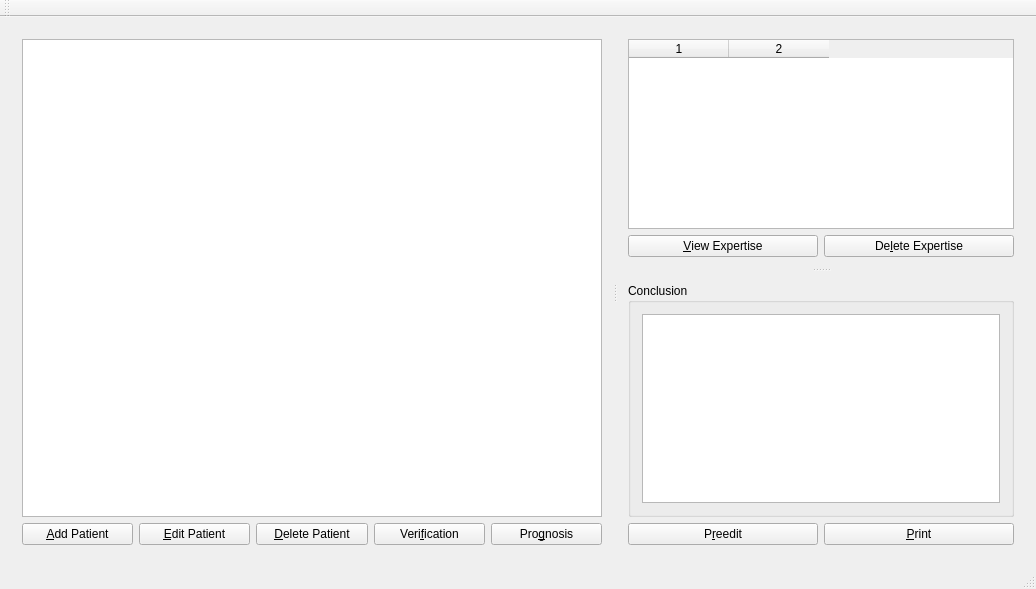
<?xml version="1.0" encoding="UTF-8"?>
<ui version="4.0">
 <class>MainWindow</class>
 <widget class="QMainWindow" name="MainWindow">
  <property name="geometry">
   <rect>
    <x>0</x>
    <y>0</y>
    <width>1036</width>
    <height>589</height>
   </rect>
  </property>
  <property name="windowTitle">
   <string>Administrative Section</string>
  </property>
  <property name="windowIcon">
   <iconset resource="LaboratoryAlgorithm.qrc">
    <normaloff>:/Images/SurlyDexter.png</normaloff>:/Images/SurlyDexter.png</iconset>
  </property>
  <widget class="QWidget" name="centralWidget">
   <layout class="QVBoxLayout" name="verticalLayout_5">
    <item>
     <widget class="QSplitter" name="splitter_2">
      <property name="orientation">
       <enum>Qt::Horizontal</enum>
      </property>
      <widget class="QWidget" name="layoutWidget">
       <layout class="QVBoxLayout" name="verticalLayout">
        <item>
         <widget class="PatientTableView" name="patientTableView">
          <property name="alternatingRowColors">
           <bool>true</bool>
          </property>
         </widget>
        </item>
        <item>
         <layout class="QHBoxLayout" name="horizontalLayout">
          <item>
           <widget class="QPushButton" name="addPatientPushButton">
            <property name="text">
             <string>&amp;Add Patient</string>
            </property>
           </widget>
          </item>
          <item>
           <widget class="QPushButton" name="editPatientPushButton">
            <property name="text">
             <string>&amp;Edit Patient</string>
            </property>
           </widget>
          </item>
          <item>
           <widget class="QPushButton" name="deletePatientPushButton">
            <property name="text">
             <string>&amp;Delete Patient</string>
            </property>
           </widget>
          </item>
          <item>
           <widget class="QPushButton" name="verificationPushButton">
            <property name="text">
             <string>Veri&amp;fication</string>
            </property>
           </widget>
          </item>
          <item>
           <widget class="QPushButton" name="prognosisPushButton">
            <property name="text">
             <string>Pro&amp;gnosis</string>
            </property>
           </widget>
          </item>
         </layout>
        </item>
       </layout>
      </widget>
      <widget class="QSplitter" name="splitter">
       <property name="orientation">
        <enum>Qt::Vertical</enum>
       </property>
       <widget class="QWidget" name="layoutWidget">
        <layout class="QVBoxLayout" name="verticalLayout_2">
         <item>
          <widget class="QTableWidget" name="expertiseTableWidget">
           <property name="alternatingRowColors">
            <bool>true</bool>
           </property>
           <property name="selectionBehavior">
            <enum>QAbstractItemView::SelectRows</enum>
           </property>
           <property name="columnCount">
            <number>2</number>
           </property>
           <column/>
           <column/>
          </widget>
         </item>
         <item>
          <layout class="QHBoxLayout" name="horizontalLayout_2">
           <item>
            <widget class="QPushButton" name="viewExpertisePushButton">
             <property name="text">
              <string>&amp;View Expertise</string>
             </property>
            </widget>
           </item>
           <item>
            <widget class="QPushButton" name="deleteExpertisePushButton">
             <property name="text">
              <string>De&amp;lete Expertise</string>
             </property>
            </widget>
           </item>
          </layout>
         </item>
        </layout>
       </widget>
       <widget class="QWidget" name="layoutWidget">
        <layout class="QVBoxLayout" name="verticalLayout_4">
         <item>
          <widget class="QGroupBox" name="conclusionGroupBox">
           <property name="title">
            <string>Conclusion</string>
           </property>
           <layout class="QVBoxLayout" name="verticalLayout_3">
            <item>
             <widget class="QTextEdit" name="conclusionTextEdit">
              <property name="readOnly">
               <bool>true</bool>
              </property>
              <property name="textInteractionFlags">
               <set>Qt::TextSelectableByMouse</set>
              </property>
             </widget>
            </item>
           </layout>
          </widget>
         </item>
         <item>
          <layout class="QHBoxLayout" name="horizontalLayout_3">
           <item>
            <widget class="QPushButton" name="preeditPushButton">
             <property name="text">
              <string>P&amp;reedit</string>
             </property>
            </widget>
           </item>
           <item>
            <widget class="QPushButton" name="printPushButton">
             <property name="text">
              <string>&amp;Print</string>
             </property>
            </widget>
           </item>
          </layout>
         </item>
        </layout>
       </widget>
      </widget>
     </widget>
    </item>
   </layout>
  </widget>
  <widget class="QMenuBar" name="menuBar">
   <property name="geometry">
    <rect>
     <x>0</x>
     <y>0</y>
     <width>1036</width>
     <height>21</height>
    </rect>
   </property>
  </widget>
  <widget class="QToolBar" name="mainToolBar">
   <attribute name="toolBarArea">
    <enum>TopToolBarArea</enum>
   </attribute>
   <attribute name="toolBarBreak">
    <bool>false</bool>
   </attribute>
  </widget>
  <widget class="QStatusBar" name="statusBar"/>
 </widget>
 <layoutdefault spacing="6" margin="11"/>
 <customwidgets>
  <customwidget>
   <class>PatientTableView</class>
   <extends>QTableView</extends>
   <header>TableView.h</header>
  </customwidget>
 </customwidgets>
 <resources>
  <include location="LaboratoryAlgorithm.qrc"/>
 </resources>
 <connections/>
</ui>
